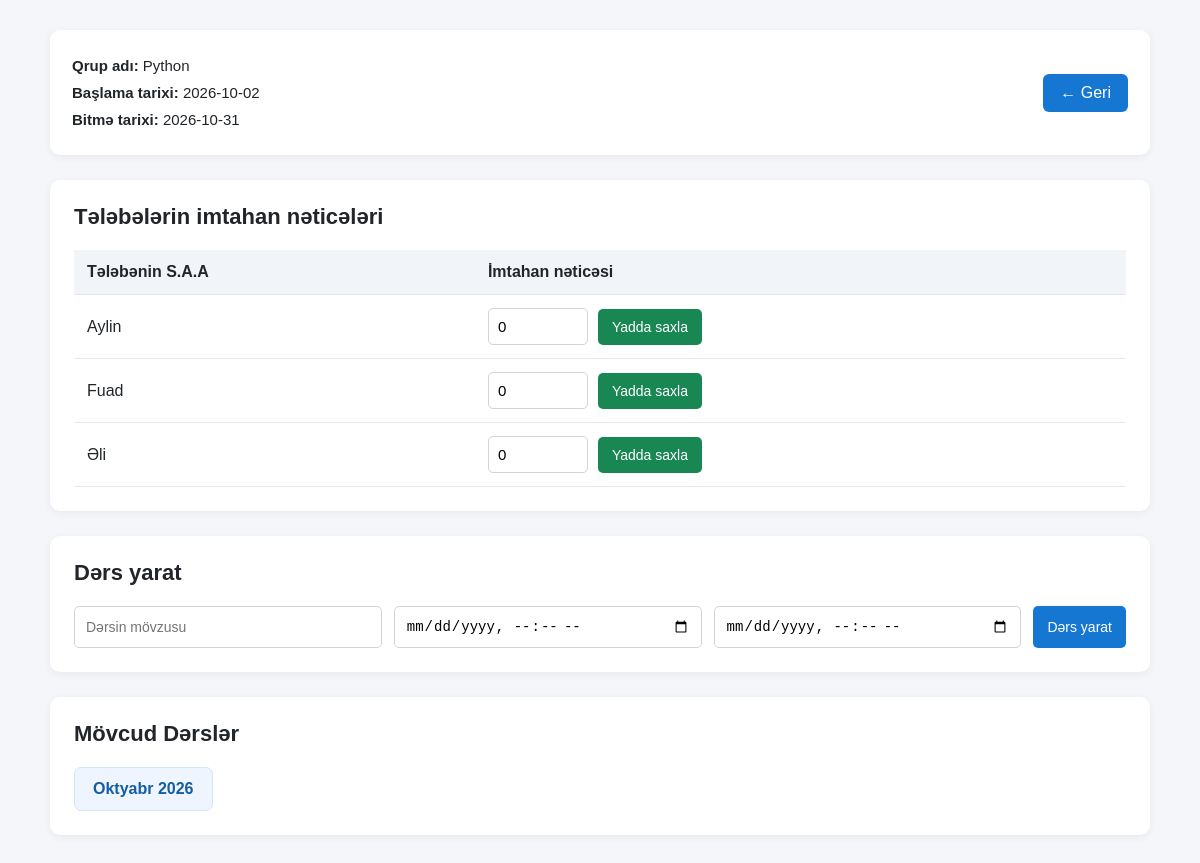
/dash/groups/1/ (signed in), run on an earlier commit of the app's database.
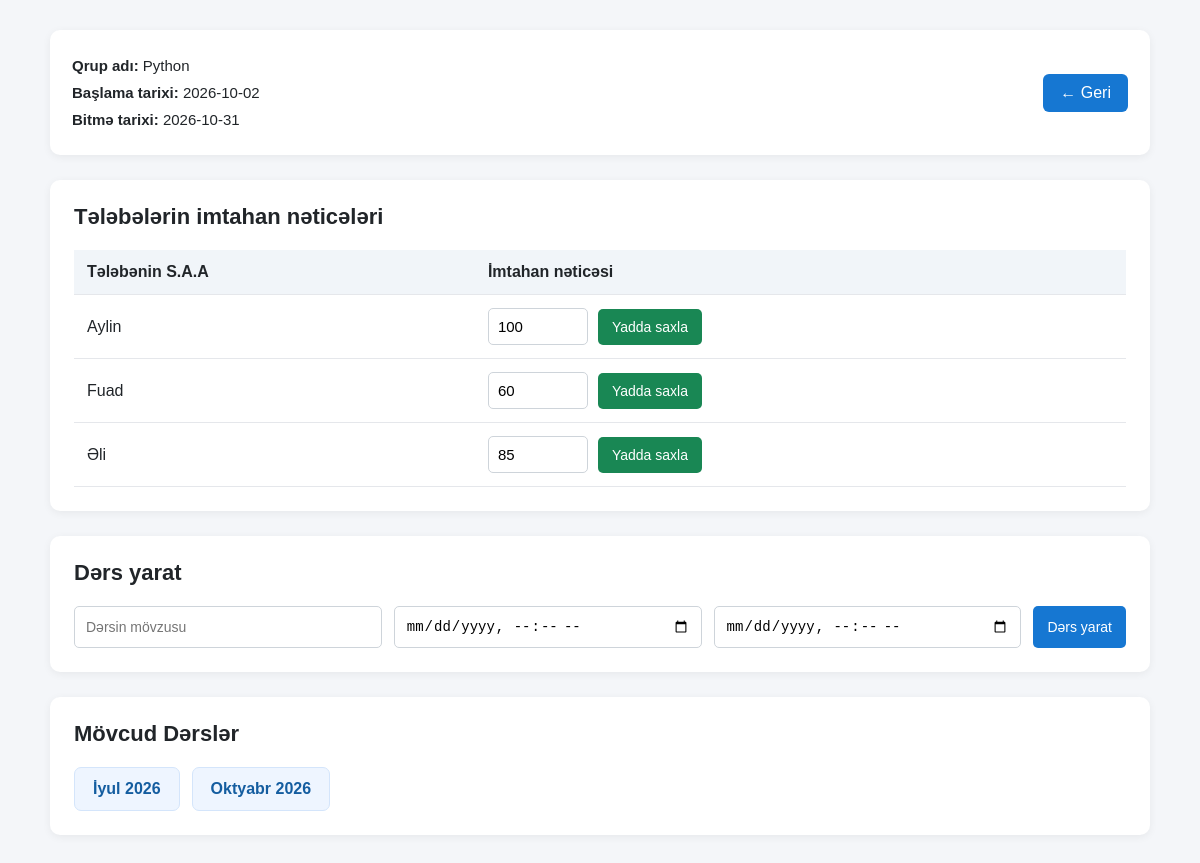
And on a later commit of the database.
### admindashboard/models.py (models this page shows, shortened)
class courses(models.Model):
    name = models.CharField(max_length=100)
    teacher = models.ForeignKey(
        Teacher,
        on_delete=models.CASCADE,
        related_name="courses"
    )
    start_date = models.DateField(
        null=True,
        blank=True
    )
    end_date = models.DateField(
        null=True,
        blank=True
    )
    class Meta:
        verbose_name = "Course"
        verbose_name_plural = "Courses"

class Student(models.Model):
    name = models.CharField(max_length=100)
    course = models.ForeignKey(
        courses,
        on_delete=models.CASCADE,
        related_name="students"
    )
    exam_score = models.IntegerField(
        default=0
    )
    left_group_date = models.DateField(
        null=True,
        blank=True
    )

### admindashboard/views.py (the view, shortened to what this page needs)
# urls.py: path("groups/<int:course_id>/", views.group_detail, name="group_detail"),
def group_detail(request, course_id):
    teacher_id = request.session.get("teacher_id")
    if not teacher_id:
        return redirect("orientlogin")
    teacher = get_object_or_404(
        Teacher,
        id=teacher_id
    )
    course = get_object_or_404(
        courses,
        id=course_id,
        teacher=teacher
    )
    lesson_error = None
    score_error = None
    students = Student.objects.filter(
        course=course
    ).order_by("name")
    lessons = Lesson.objects.filter(
        course=course
    ).order_by("start_date")
    context = {
        "teacher": teacher,
        "course": course,
        "students": students,
        "lessons": lessons,
        "lesson_error": lesson_error,
        "score_error": score_error,
    }
    return render(request, "group_detail.html", context)

### templates/group_detail.html (shortened to what this page needs)
<!DOCTYPE html>
<html lang="az">
<head>
</head>
<body>
<div class="container">
    <div class="top">
        <div class="group-info">
            <strong>Qrup adı:</strong> {{ course.name }}
            <br>
            <strong>Başlama tarixi:</strong>
            {% if course.start_date %}
                {{ course.start_date|date:"Y-m-d" }}
            {% else %}
                Təyin edilməyib
            {% endif %}
            <br>
            <strong>Bitmə tarixi:</strong>
            {% if course.end_date %}
                {{ course.end_date|date:"Y-m-d" }}
            {% else %}
                Təyin edilməyib
            {% endif %}
        </div>
        <a href="{% url 'groups' %}" class="btn-geri">
            ← Geri
        </a>
    </div>
    <div class="section">
        <h2>Tələbələrin imtahan nəticələri</h2>
        <table>
            <thead>
                <tr>
                    <th>Tələbənin S.A.A</th>
                    <th>İmtahan nəticəsi</th>
                </tr>
            </thead>
            <tbody>
                {% for student in students %}
                <tr>
                    <td>{{ student.name }}</td>
                    <td>
                        <form method="POST" class="score-form">
                            <input
                                type="number"
                                name="exam_score"
                                class="score-input"
                                value="{{ student.exam_score }}"
                                min="0"
                                max="100"
                                required
                                aria-label="{{ student.name }} üçün imtahan balı"
                            >
                            <button
                                type="submit"
                                name="save_score"
                                value="1"
                                class="save-score"
                            >
                                Yadda saxla
                            </button>
                        </form>
                    </td>
                </tr>
                {% empty %}
                <tr>
                    <td colspan="2">
                        Bu qrupda tələbə yoxdur.
                    </td>
                </tr>
                {% endfor %}
            </tbody>
        </table>
    </div>
    <div class="section">
        <h2>Dərs yarat</h2>
        <form method="POST" class="lesson-create">
            <input
                type="text"
                name="topic"
                placeholder="Dərsin mövzusu"
                required
            >
            <input
                type="datetime-local"
                name="start_date"
                aria-label="Başlama vaxtı"
                required
            >
            <input
                type="datetime-local"
                name="end_date"
                aria-label="Bitmə vaxtı"
                required
            >
            <button type="submit" class="create-btn">
                Dərs yarat
            </button>
        </form>
    </div>
    <div class="section">
        <h2>Mövcud Dərslər</h2>
        <div class="month-list">
            {% regroup lessons by start_date.year as years %}
            {% for year_group in years %}
                {% regroup year_group.list by start_date.month as months %}
                {% for month_group in months %}
                    <div class="month">
                        <a href="{% url 'month_lessons' course.id year_group.grouper month_group.grouper %}">
                            {% if month_group.grouper == 1 %}Yanvar
                            {% elif month_group.grouper == 2 %}Fevral
                            {% elif month_group.grouper == 3 %}Mart
                            {% elif month_group.grouper == 4 %}Aprel
                            {% elif month_group.grouper == 5 %}May
                            {% elif month_group.grouper == 6 %}İyun
                            {% elif month_group.grouper == 7 %}İyul
                            {% elif month_group.grouper == 8 %}Avqust
                            {% elif month_group.grouper == 9 %}Sentyabr
                            {% elif month_group.grouper == 10 %}Oktyabr
                            {% elif month_group.grouper == 11 %}Noyabr
                            {% elif month_group.grouper == 12 %}Dekabr
                            {% endif %}
                            {{ year_group.grouper }}
                        </a>
                    </div>
                {% endfor %}
            {% empty %}
                <div class="empty-message">
                    Hələ heç bir dərs yaradılmayıb.
                </div>
            {% endfor %}
        </div>
    </div>
</div>
</body>
</html>

### templates/group_detail.html (style rules this page uses)
* { box-sizing: border-box; }
body { margin: 0; padding: 30px; font-family: Arial, sans-serif; background-color: #f4f6f9; color: #212529; }
.container { max-width: 1100px; margin: 0 auto; }
.top { display: flex; justify-content: space-between; align-items: center; flex-wrap: wrap; gap: 15px; background: white; padding: 22px; border-radius: 10px; margin-bottom: 25px; box-shadow: 0 2px 8px rgba(0, 0, 0, 0.06); }
.group-info { line-height: 1.8; font-size: 15px; }
.btn-geri { display: inline-block; text-decoration: none; background: #1677d2; color: white; padding: 10px 17px; border-radius: 6px; }
.section { background: white; padding: 24px; margin-bottom: 25px; border-radius: 10px; box-shadow: 0 2px 8px rgba(0, 0, 0, 0.06); }
h2 { font-size: 22px; margin: 0 0 20px; }
table { width: 100%; border-collapse: collapse; }
th, td { padding: 13px; text-align: left; border-bottom: 1px solid #e5e7eb; }
th { background: #f1f5f9; }
.score-form { display: flex; align-items: center; flex-wrap: wrap; gap: 10px; }
.score-input { width: 100px; padding: 9px; border: 1px solid #ced4da; border-radius: 5px; font-size: 15px; }
button { border: none; cursor: pointer; border-radius: 5px; padding: 10px 14px; font-size: 14px; }
.save-score { background: #198754; color: white; }
.lesson-create { display: grid; grid-template-columns: 1fr 1fr 1fr auto; gap: 12px; }
.lesson-create input { min-width: 0; width: 100%; padding: 11px; border: 1px solid #ced4da; border-radius: 5px; font-size: 14px; }
.create-btn { background: #1677d2; color: white; }
.month-list { display: flex; flex-wrap: wrap; gap: 12px; }
.month { background: #eef5ff; border: 1px solid #d4e5fb; padding: 12px 18px; border-radius: 7px; }
.month a { color: #145da0; text-decoration: none; font-weight: bold; }

What changed in the data, as far as the page shows it:
changed Student "Aylin": exam_score "0" → "100"
changed Student "Fuad": exam_score "0" → "60"
changed Student "Əli": exam_score "0" → "85"
Also different on the page:
list line gone: "Oktyabr"
new list line: "İyul Oktyabr 2026"
